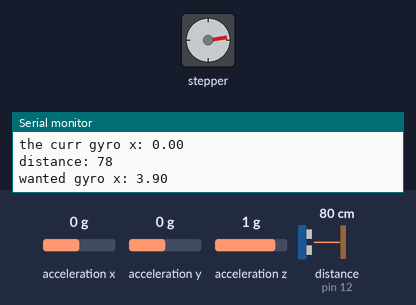
Bench run of a sketch on a simulated Arduino Uno, built with avr-gcc and run on an emulated ATmega328P. On the bench: stepper motor, the last lines printed to the serial monitor. Wiring (inferred from the names in the program): ultrasonic range finder: trigger pin 13; echo pin 12; stepper motor driver (200 steps per turn assumed): step pin 2; direction pin 5. The test bench sets the inputs (shaded band); at power-on: acceleration x 0 g, distance to the obstacle (sensor on pin 12) 80 cm, acceleration y 0 g, acceleration z 1 g. The echo pulse lasts 58.3 µs per cm.

Above: at 1.2 s.
1.3 s: acceleration x set to 0.8 g
4.3 s: distance to the obstacle (sensor on pin 12) set to 120 cm
At 4.3 s:
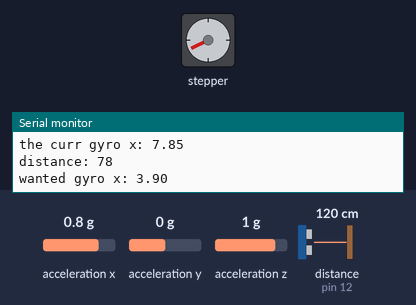
5.8 s: distance to the obstacle (sensor on pin 12) set to 104 cm
7.3 s: distance to the obstacle (sensor on pin 12) set to 96 cm
At 7.57 s:
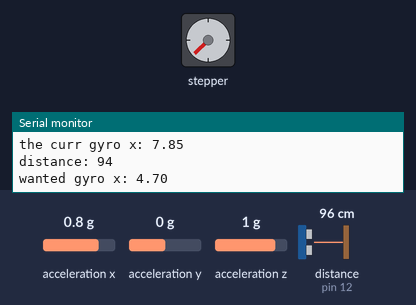
10.3 s: distance to the obstacle (sensor on pin 12) set to 250 cm
At 10.3 s:
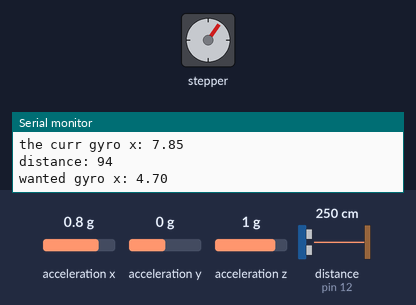
Timing chart, 0 to 12.8 s (numbered marks = the images above; inputs shaded):
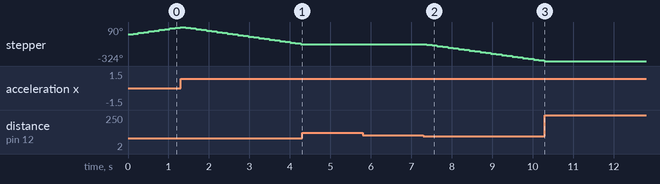

Measured:
- the behaviour switches between 102 and 101 cm on distance to the obstacle (sensor on pin 12) (found by bisection; images 1 and 2)
- after the input at 4.3 s, stepper: stops changing and stays -117°
- after the input at 7.3 s, stepper: keeps turning counter-clockwise at about 71°/s, starting after 0.07 s
- after the input at 10.3 s, stepper: stops changing and stays -324°

The sketch:

Cannon_Main.ino
```cpp
//libraris
#include "Gyro.h"
#include "Ultrasonic.h"
#include "Stepper.h"
//testing const
#define NUMBER_OF_TESTS 10
#define NUMBER_OF_STEPS 5
#define STEPPER_SPEED 1000
//routine const
#define LED_PIN 13//the pin of the led that indicates if an object is out of range
#define GYRO_OFFSET 0.1//the accurecy value of the gyro(if the change is lower or equal to this value dont change the cannon position)
//objects params
Stepper stepper;
Gyro gyro;
Ultrasonic ultrasonic;

//testing params
int numberOfSteps;
double gyroX;
double prevGyroX;
double gyroAver;

//routine params
int ultraDistance;//the input distance from the ultra sonic sensor
double currGyroX;//the curr gyro x value
double wantedGyroX;//the wanted gyro x value based on the distance from target

void setup()
{

  numberOfSteps = 0;
  gyroAver = 0;

  //setup functions
  gyro.begin();
  ultrasonic.begin();
  stepper.begin();

  pinMode(LED_PIN , OUTPUT);//set the led pin to output

}

void loop()
{
  delay(100);//do a delay before every loop

  //print the curr gyro x and the distance
  Serial.print("the curr gyro x: ");
  Serial.println(gyro.GYROX());
  Serial.print("distance: ");
  Serial.println(ultrasonic.Distance());

  //set ultra distance and curr gyro x to the curr distance and gyro x
  ultraDistance = ultrasonic.Distance();
  currGyroX = gyro.GYROX();

  if(ultrasonic.Distance() < 100){//if the ultra sonic detects an object
    digitalWrite(LED_PIN , LOW);//turn the led off if object is in range
    if(currGyroX < 0){//if the gyro is too low (less then 0)
      stepper.ClockWise(STEPPER_SPEED,NUMBER_OF_STEPS);//do one step clock wise
    }
    else{
      wantedGyroX = ultraDistance/20.0;//calculate the wanted gyro x
      Serial.print("wanted gyro x: ");
      Serial.println(wantedGyroX);
      if(wantedGyroX > 5){//if the wanted gyro x is bigger then 5 (45 degrees) deacrese it back to 5
        wantedGyroX = 5;
      }

      if((wantedGyroX > currGyroX)&&((wantedGyroX - currGyroX) >= GYRO_OFFSET)){//if the wanted gyro x is bigger then the curr gyro x
        stepper.ClockWise(STEPPER_SPEED,NUMBER_OF_STEPS);//do one step clock wise
      }

      if((wantedGyroX < currGyroX)&&((currGyroX - wantedGyroX) >= (-1 * GYRO_OFFSET))){//if the wanted gyro x is smaller then the curr gyro x
        stepper.CounterClockWise(STEPPER_SPEED,NUMBER_OF_STEPS);//do one step clock wise
      }
    }

  }
  else{//if the curr object is out of range
    digitalWrite(LED_PIN , HIGH);//if the object is unrecheble set the led on
  }

}
```

Gyro.cpp
```cpp
/*
cpp code for GY-291 Gyro sensor library
v 1.0.0
by Shahar Mass
12/09/22
*/
#include "Gyro.h"
#include <Wire.h>
#include <Adafruit_Sensor.h>
#include <Adafruit_ADXL345_U.h>
#include <Arduino.h>
Adafruit_ADXL345_Unified accel = Adafruit_ADXL345_Unified(12345);

void Gyro::begin(void)
{
  sensor_t sensor;
  accel.getSensor(&sensor);
  Serial.begin(115200);
/* Initialise the sensor */
if(!accel.begin())
{
/* There was a problem detecting the ADXL345 ... check your connections */
Serial.println("Ooops, no ADXL345 detected ... Check your wiring!");
while(1);
}

/* Set the range to whatever is appropriate for your project */
accel.setRange(ADXL345_RANGE_16_G);
// displaySetRange(ADXL345_RANGE_8_G);
// displaySetRange(ADXL345_RANGE_4_G);
// displaySetRange(ADXL345_RANGE_2_G);
}

double Gyro::GYROX()
{
sensors_event_t event;
accel.getEvent(&event);
return (event.acceleration.x);//return x axis from sensor
}

double Gyro::GYROY()
{
sensors_event_t event;
accel.getEvent(&event);
return (event.acceleration.y * 9);//return y axis from sensor
}

double Gyro::GYROZ()
{
sensors_event_t event;
accel.getEvent(&event);
return (event.acceleration.z * 9);//return z axis from sensor
}
```

Gyro.h
```cpp
#ifndef GYRO_H
#define GYRO_H

 class Gyro {

  private:

  public:
  void begin();
  double GYROX();
  double GYROY();
  double GYROZ();

 };

#endif
```

Stepper.cpp
```cpp
#include "Stepper.h"
#include <Arduino.h>

// Stepper Motor X
const int stepPin = 2; //X.STEP
const int dirPin = 5; // X.DIR

void Stepper::begin(void)
{
  // Sets the two pins as Outputs
  pinMode(stepPin,OUTPUT);
  pinMode(dirPin,OUTPUT);
}

void Stepper::ClockWise(int Speed, int duration)
{
  digitalWrite(dirPin,HIGH); // Enables the motor to move in a particular direction
  // Makes 200 pulses for making one full cycle rotation
  for(int x = 0; x < duration; x++)
  {
    digitalWrite(stepPin,HIGH);
    delayMicroseconds(Speed);
    digitalWrite(stepPin,LOW);
    delayMicroseconds(Speed);
  }
}
void Stepper::CounterClockWise(int Speed, int duration)
{
  digitalWrite(dirPin,LOW); // Enables the motor to move in a particular direction
  // Makes 200 pulses for making one full cycle rotation
  for(int x = 0; x < duration; x++)
  {
    digitalWrite(stepPin,HIGH);
    delayMicroseconds(Speed);
    digitalWrite(stepPin,LOW);
    delayMicroseconds(Speed);
  }
}
```

Stepper.h
```cpp
#ifndef Stepper_H
#define Stepper_H

 class Stepper {

  private:

  public:
  void begin();
  void ClockWise(int Speed, int duration);
  void CounterClockWise(int Speed, int duration);
 };

#endif
```

Ultrasonic.cpp
```cpp
#include "Ultrasonic.h"
#include <Arduino.h>

#define echoPin 12 // attach pin D2 Arduino to pin Echo of HC-SR04
#define trigPin 13 //attach pin D3 Arduino to pin Trig of HC-SR04

// defines variables
long duration; // variable for the duration of sound wave travel
int distance; // variable for the distance measurement

void Ultrasonic::begin(void)
{
  pinMode(trigPin, OUTPUT); // Sets the trigPin as an OUTPUT
  pinMode(echoPin, INPUT); // Sets the echoPin as an INPUT
  Serial.begin(115200); // // Serial Communication is starting with 9600 of baudrate speed
}

int Ultrasonic::Distance()
{
   // Clears the trigPin condition
  digitalWrite(trigPin, LOW);
  delayMicroseconds(2);
  // Sets the trigPin HIGH (ACTIVE) for 10 microseconds
  digitalWrite(trigPin, HIGH);
  delayMicroseconds(10);
  digitalWrite(trigPin, LOW);
  // Reads the echoPin, returns the sound wave travel time in microseconds
  duration = pulseIn(echoPin, HIGH);
  // Calculating the distance
  distance = duration * 0.034 / 2; // Speed of sound wave divided by 2 (go and back)
  // Displays the distance on the Serial Monitor
  return (distance);
}
```

Ultrasonic.h
```cpp
#ifndef Ultrasonic_H
#define Ultrasonic_H

 class Ultrasonic {

  private:

  public:
  void begin();
  int Distance();

 };

#endif
```
